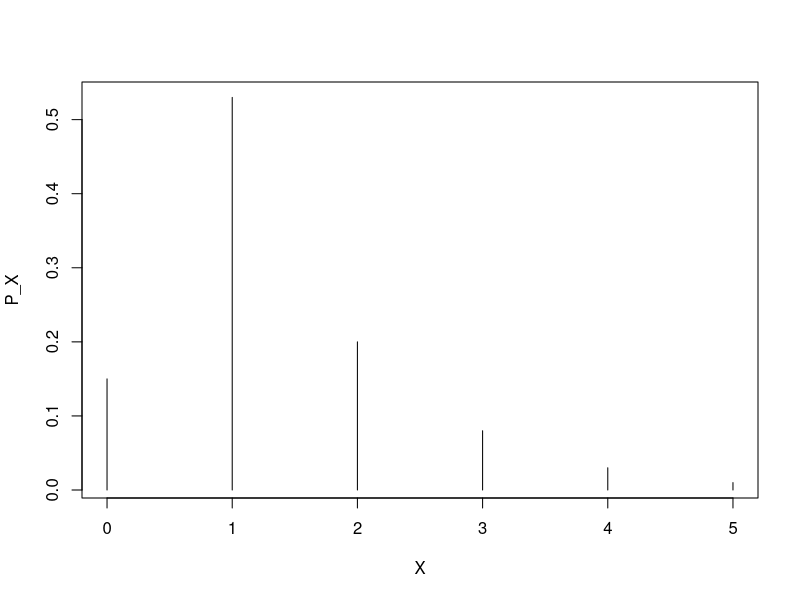

Write R code to recreate this figure.
# Concepto de variable aleatoria
# X: número de hermanos, exper: seleccionar un individuo de una pob
# Calcular el valor esperada
# Generar valores aleatorias con la siguiente función de probabilidad:
# X    0       1     2      3     4      5
# P(X) 0.15   0.53  0.2    0.08  0.03  0.01
# Variable aleatoria discreta
aleatorio <- sample(0:5, size = 1000000, replace = T, 
             prob = c(0.15, 0.53, 0.2, 0.08,  0.03, 0.01))
prop.table(table(aleatorio))


X <- 0:5
P_X <- c(0.15, 0.53, 0.2, 0.08, 0.03, 0.01)
E_X <- sum(X * P_X) # Valor esperado (esperanza matemática)
plot(X, P_X, type = "h")

# Se puede aproximar con la simulación:
mean(aleatorio) 

# Calcular la varianza
sum(((X - E_X)^2) * P_X) # Varianza de la distribución

# Se puede aproximar con la simulación:
var(aleatorio)


